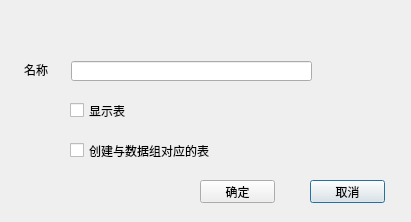
<?xml version="1.0" encoding="UTF-8"?>
<ui version="4.0">
 <class>NewDBsourceDialog</class>
 <widget class="QDialog" name="NewDBsourceDialog">
  <property name="geometry">
   <rect>
    <x>0</x>
    <y>0</y>
    <width>411</width>
    <height>222</height>
   </rect>
  </property>
  <property name="windowTitle">
   <string>数据源属性</string>
  </property>
  <widget class="QPushButton" name="CancelButton">
   <property name="geometry">
    <rect>
     <x>310</x>
     <y>180</y>
     <width>75</width>
     <height>23</height>
    </rect>
   </property>
   <property name="text">
    <string>取消</string>
   </property>
  </widget>
  <widget class="QPushButton" name="OkButton">
   <property name="geometry">
    <rect>
     <x>200</x>
     <y>180</y>
     <width>75</width>
     <height>23</height>
    </rect>
   </property>
   <property name="text">
    <string>确定</string>
   </property>
  </widget>
  <widget class="QLineEdit" name="lineEdit">
   <property name="geometry">
    <rect>
     <x>71</x>
     <y>61</y>
     <width>241</width>
     <height>20</height>
    </rect>
   </property>
  </widget>
  <widget class="QLabel" name="label">
   <property name="geometry">
    <rect>
     <x>24</x>
     <y>60</y>
     <width>41</width>
     <height>20</height>
    </rect>
   </property>
   <property name="text">
    <string>名称</string>
   </property>
  </widget>
  <widget class="QCheckBox" name="m_pCheck">
   <property name="geometry">
    <rect>
     <x>70</x>
     <y>140</y>
     <width>251</width>
     <height>21</height>
    </rect>
   </property>
   <property name="text">
    <string>创建与数据组对应的表</string>
   </property>
  </widget>
  <widget class="QCheckBox" name="m_pCheckShow">
   <property name="geometry">
    <rect>
     <x>70</x>
     <y>100</y>
     <width>251</width>
     <height>21</height>
    </rect>
   </property>
   <property name="text">
    <string>显示表</string>
   </property>
   <property name="checked">
    <bool>false</bool>
   </property>
  </widget>
 </widget>
 <tabstops>
  <tabstop>lineEdit</tabstop>
  <tabstop>OkButton</tabstop>
  <tabstop>CancelButton</tabstop>
 </tabstops>
 <resources/>
 <connections/>
</ui>
